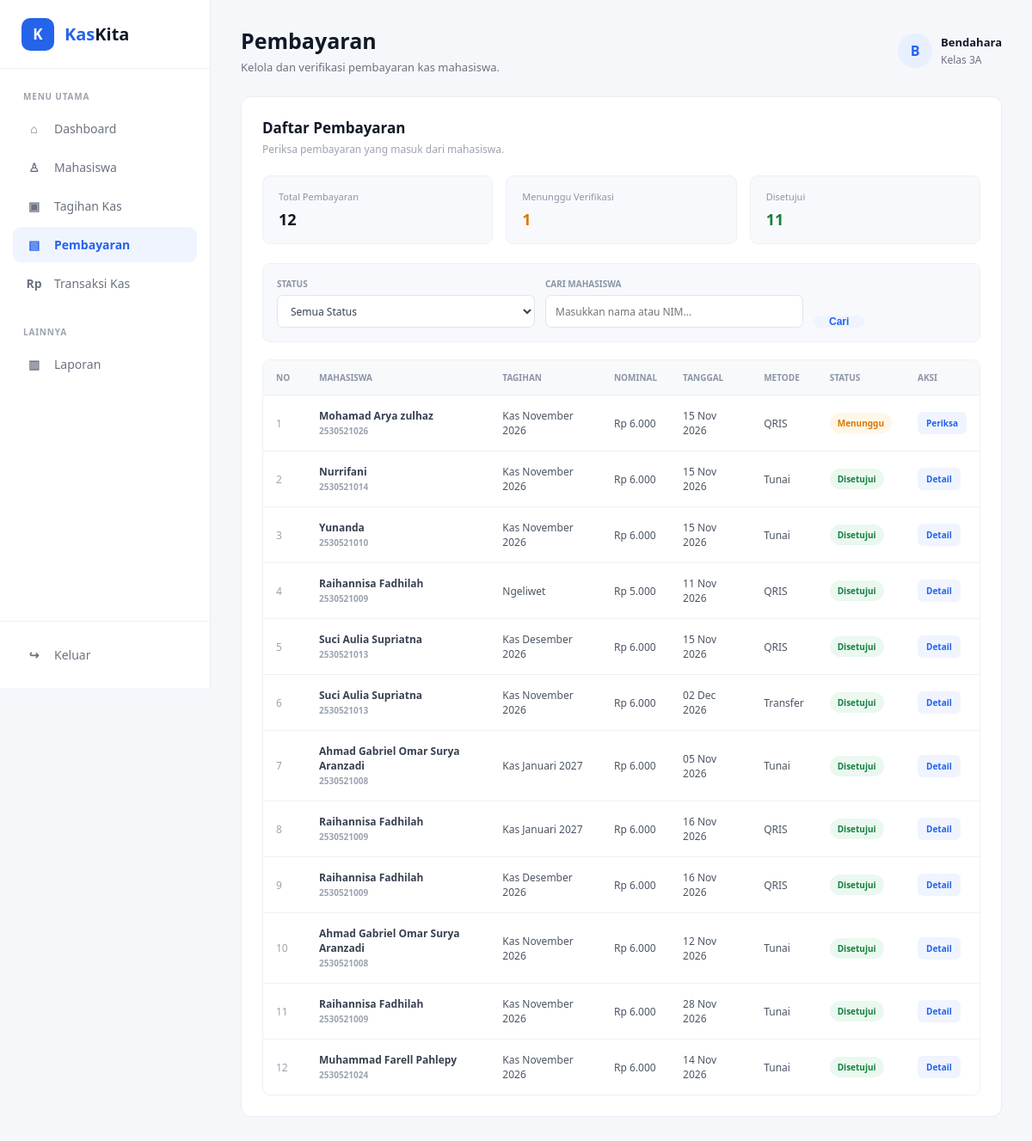
Page /pages/pembayaran.php (signed in) on the committed database.
### tables this page shows
CREATE TABLE `pembayaran` (
  `id_pembayaran` int NOT NULL,
  `id_tagihan_mahasiswa` int NOT NULL,
  `id_metode` int NOT NULL,
  `nominal_pembayaran` decimal(12,2) NOT NULL,
  `tanggal_pembayaran` date NOT NULL,
  `status_pembayaran` enum('menunggu','disetujui','ditolak') DEFAULT 'menunggu',
  `bukti_pembayaran` varchar(255) DEFAULT NULL,
  `status` enum('menunggu','disetujui','ditolak') DEFAULT 'menunggu'
);

CREATE TABLE `mahasiswa` (
  `id_mahasiswa` int NOT NULL,
  `id_user` int NOT NULL,
  `nim` varchar(20) NOT NULL,
  `nama_mahasiswa` varchar(100) NOT NULL,
  `no_hp` varchar(15) DEFAULT NULL,
  `status` enum('Aktif','Nonaktif') DEFAULT 'Aktif'
);

CREATE TABLE `tagihan_kas` (
  `id_tagihan` int NOT NULL,
  `nama_tagihan` varchar(100) NOT NULL,
  `nominal_tagihan` decimal(12,2) NOT NULL,
  `tanggal_tagihan` date NOT NULL,
  `tanggal_jatuh_tempo` date NOT NULL,
  `status_tagihan` enum('aktif','selesai') DEFAULT 'aktif'
);

CREATE TABLE `metode` (
  `id_metode` int NOT NULL,
  `nama_metode` varchar(50) NOT NULL
);

### pages/pembayaran.php (the view, shortened to what this page needs)
<?php
$db = new Database();
$conn = $db->connect();
$statusFilter = $_GET['status'] ?? '';
$cari = trim($_GET['cari'] ?? '');
$dataPembayaran = [];
$query = "
    SELECT
        p.id_pembayaran,
        p.id_tagihan_mahasiswa,
        p.nominal_pembayaran,
        p.tanggal_pembayaran,
        p.status,
        p.status_pembayaran,
        p.bukti_pembayaran,
        m.nim,
        m.nama_mahasiswa,
        tk.nama_tagihan,
        mt.nama_metode
    FROM pembayaran p
    JOIN tagihan_mahasiswa tm
        ON p.id_tagihan_mahasiswa = tm.id_tagihan_mahasiswa
    JOIN mahasiswa m
        ON tm.id_mahasiswa = m.id_mahasiswa
    JOIN tagihan_kas tk
        ON tm.id_tagihan = tk.id_tagihan
    JOIN metode mt
        ON p.id_metode = mt.id_metode
";
$query .= "
    ORDER BY p.id_pembayaran DESC
";
$stmt = $conn->prepare($query);
$stmt->execute();
$result = $stmt->get_result();
while ($row = $result->fetch_assoc()) {
    $dataPembayaran[] = $row;
}
$totalPembayaran = count($dataPembayaran);
$totalMenunggu = 0;
$totalDisetujui = 0;
$totalDitolak = 0;
foreach ($dataPembayaran as $item) {
    $status = $item['status_pembayaran'];
    if ($status === 'menunggu') {
        $totalMenunggu++;
    } elseif ($status === 'disetujui') {
        $totalDisetujui++;
    } elseif ($status === 'ditolak') {
        $totalDitolak++;
    }
}
function tampilStatus($status)
{
    if ($status === 'disetujui') {
        return '
            <span class="status approved-status">
                Disetujui
            </span>
        ';
    } elseif ($status === 'ditolak') {
        return '
            <span class="status rejected-status">
                Ditolak
            </span>
        ';
    }
    return '
        <span class="status waiting-status">
            Menunggu
        </span>
    ';
}
function tampilAksi($status, $id_pembayaran)
{
    if ($status === 'menunggu') {
        return '
            <a
                href="periksa_pembayaran.php?id_pembayaran='
            . $id_pembayaran .
            '"
                class="btn-edit">
                Periksa
            </a>
        ';
    } elseif ($status === 'disetujui') {
        return '
            <a
                href="periksa_pembayaran.php?id_pembayaran='
            . $id_pembayaran .
            '"
                class="btn-edit">
                Detail
            </a>
        ';
    }
}
?>
<!DOCTYPE html>
<html lang="id">
<head>
    <link rel="stylesheet" href="/kaskita/assets/css/style.css">
</head>
<body>
    <div class="app">
        <aside class="sidebar">
            <div class="brand">
                <div class="brand-icon">
                    K
                </div>
                <div class="brand-name">
                    <span>Kas</span>Kita
                </div>
            </div>
            <div class="menu-section">
                <p class="menu-title">
                    MENU UTAMA
                </p>
                <nav class="menu">
                    <a href="dashboard.php">
                        <span class="menu-icon">
                            ⌂
                        </span>
                        <span>
                            Dashboard
                        </span>
                    </a>
                    <a href="mahasiswa.php">
                        <span class="menu-icon">
                            ♙
                        </span>
                        <span>
                            Mahasiswa
                        </span>
                    </a>
                    <a href="tagihan.php">
                        <span class="menu-icon">
                            ▣
                        </span>
                        <span>
                            Tagihan Kas
                        </span>
                    </a>
                    <a href="pembayaran.php" class="active">
                        <span class="menu-icon">
                            ▤
                        </span>
                        <span>
                            Pembayaran
                        </span>
                    </a>
                    <a href="transaksi.php">
                        <span class="menu-icon">
                            Rp
                        </span>
                        <span>
                            Transaksi Kas
                        </span>
                    </a>
                </nav>
            </div>
            <div class="menu-section">
                <p class="menu-title">
                    LAINNYA
                </p>
                <nav class="menu">
                    <a href="#">
                        <span class="menu-icon">
                            ▥
                        </span>
                        <span>
                            Laporan
                        </span>
                    </a>
                </nav>
            </div>
            <div class="sidebar-bottom">
                <a href="../index.php" class="logout">
                    <span class="menu-icon">
                        ↪
                    </span>
                    <span>
                        Keluar
                    </span>
                </a>
            </div>
        </aside>
        <main class="main-content">
            <header class="topbar">
                <div class="page-title">
                    <h1>
                        Pembayaran
                    </h1>
                    <p>
                        Kelola dan verifikasi pembayaran kas mahasiswa.
                    </p>
                </div>
                <div class="profile">
                    <div class="profile-icon">
                        B
                    </div>
                    <div class="profile-info">
                        <strong>
                            Bendahara
                        </strong>
                        <span>
                            Kelas 3A
                        </span>
                    </div>
                </div>
            </header>
            <section class="content-card">
                <div class="content-header">
                    <div>
                        <h2>
                            Daftar Pembayaran
                        </h2>
                        <p>
                            Periksa pembayaran yang masuk dari mahasiswa.
                        </p>
                    </div>
                </div>
                <div class="mini-summary">
                    <div class="mini-card">
                        <span>
                            Total Pembayaran
                        </span>
                        <strong>
                            <?php echo $totalPembayaran; ?>
                        </strong>
                    </div>
                    <div class="mini-card">
                        <span>
                            Menunggu Verifikasi
                        </span>
                        <strong class="text-warning">
                            <?php echo $totalMenunggu; ?>
                        </strong>
                    </div>
                    <div class="mini-card">
                        <span>
                            Disetujui
                        </span>
                        <strong class="text-success">
                            <?php echo $totalDisetujui; ?>
                        </strong>
                    </div>
                </div>
                <form method="GET" class="filter-area">
                    <div class="filter-item">
                        <label>
                            Status
                        </label>
                        <select name="status">
                            <option value="" <?php echo ($statusFilter === '') ? 'selected' : ''; ?>>
                                Semua Status
                            </option>
                        </select>
                    </div>
                    <div class="filter-item">
                        <label>
                            Cari Mahasiswa
                        </label>
                        <input type="text" name="cari" value="<?php echo htmlspecialchars($cari); ?>"
                            placeholder="Masukkan nama atau NIM...">
                    </div>
                    <button type="submit" class="btn-search">
                        Cari
                    </button>
                </form>
                <div class="table-container">
                    <table>
                        <thead>
                            <tr>
                                <th>
                                    No
                                </th>
                                <th>
                                    Mahasiswa
                                </th>
                                <th>
                                    Tagihan
                                </th>
                                <th>
                                    Nominal
                                </th>
                                <th>
                                    Tanggal
                                </th>
                                <th>
                                    Metode
                                </th>
                                <th>
                                    Status
                                </th>
                                <th>
                                    Aksi
                                </th>
                            </tr>
                        </thead>
                        <tbody>
                            <?php if (count($dataPembayaran) > 0): ?>
                                <?php $no = 1; ?>
                                <?php foreach ($dataPembayaran as $item): ?>
                                    <tr>
                                        <td>
                                            <?php echo $no++; ?>
                                        </td>
                                        <td>
                                            <strong>
                                                <?php
                                                echo htmlspecialchars(
                                                    $item['nama_mahasiswa']
                                                );
                                                ?>
                                            </strong>
                                            <br>
                                            <small>
                                                <?php
                                                echo htmlspecialchars(
                                                    $item['nim']
                                                );
                                                ?>
                                            </small>
                                        </td>
                                        <td>
                                            <?php
                                            echo htmlspecialchars(
                                                $item['nama_tagihan']
                                            );
                                            ?>
                                        </td>
                                        <td>
                                            Rp <?php
                                            echo number_format(
                                                $item['nominal_pembayaran'],
                                                0,
                                                ',',
                                                '.'
                                            );
                                            ?>
                                        </td>
                                        <td>
                                            <?php
                                            echo date(
                                                'd M Y',
                                                strtotime(
                                                    $item['tanggal_pembayaran']
                                                )
                                            );
                                            ?>
                                        </td>
                                        <td>
                                            <?php
                                            echo htmlspecialchars(
                                                $item['nama_metode']
                                            );
                                            ?>
                                        </td>
                                        <td>
                                            <?php
                                            echo tampilStatus(
                                                $item['status_pembayaran']
                                            );
                                            ?>
                                        </td>
                                        <td>
                                            <div class="action-buttons">
                                                <?php
                                                echo tampilAksi(
                                                    $item['status_pembayaran'],
                                                    $item['id_pembayaran']
                                                );
                                                ?>
                                            </div>
                                        </td>
                                    </tr>
                                <?php endforeach; ?>
                            <?php endif; ?>
                        </tbody>
                    </table>
                </div>
            </section>
        </main>
    </div>
</body>
</html>

### rows in the picture
pembayaran: mahasiswa.nama_mahasiswa "Mohamad Arya zulhaz", mahasiswa.nim "2530521026", tagihan_kas.nama_tagihan "Kas November 2026", nominal_pembayaran "6.000", tanggal_pembayaran "15 Nov 2026", id_metode.nama_metode "QRIS"
pembayaran: mahasiswa.nama_mahasiswa "Nurrifani", mahasiswa.nim "2530521014", tagihan_kas.nama_tagihan "Kas November 2026", nominal_pembayaran "6.000", tanggal_pembayaran "15 Nov 2026", id_metode.nama_metode "Tunai", status_pembayaran "Disetujui"
pembayaran: mahasiswa.nama_mahasiswa "Yunanda", mahasiswa.nim "2530521010", tagihan_kas.nama_tagihan "Kas November 2026", nominal_pembayaran "6.000", tanggal_pembayaran "15 Nov 2026", id_metode.nama_metode "Tunai", status_pembayaran "Disetujui"
pembayaran: mahasiswa.nama_mahasiswa "Raihannisa Fadhilah", mahasiswa.nim "2530521009", tagihan_kas.nama_tagihan "Ngeliwet", nominal_pembayaran "5.000", tanggal_pembayaran "11 Nov 2026", id_metode.nama_metode "QRIS", status_pembayaran "Disetujui"
pembayaran: mahasiswa.nama_mahasiswa "Suci Aulia Supriatna", mahasiswa.nim "2530521013", tagihan_kas.nama_tagihan "Kas Desember 2026", nominal_pembayaran "6.000", tanggal_pembayaran "15 Nov 2026", id_metode.nama_metode "QRIS", status_pembayaran "Disetujui"
pembayaran: mahasiswa.nama_mahasiswa "Suci Aulia Supriatna", mahasiswa.nim "2530521013", tagihan_kas.nama_tagihan "Kas November 2026", nominal_pembayaran "6.000", tanggal_pembayaran "02 Dec 2026", id_metode.nama_metode "Transfer", status_pembayaran "Disetujui"
pembayaran: mahasiswa.nama_mahasiswa "Ahmad Gabriel Omar Surya Aranzadi", mahasiswa.nim "2530521008", tagihan_kas.nama_tagihan "Kas Januari 2027", nominal_pembayaran "6.000", tanggal_pembayaran "05 Nov 2026", id_metode.nama_metode "Tunai", status_pembayaran "Disetujui"
pembayaran: mahasiswa.nama_mahasiswa "Raihannisa Fadhilah", mahasiswa.nim "2530521009", tagihan_kas.nama_tagihan "Kas Januari 2027", nominal_pembayaran "6.000", tanggal_pembayaran "16 Nov 2026", id_metode.nama_metode "QRIS", status_pembayaran "Disetujui"
pembayaran: mahasiswa.nama_mahasiswa "Raihannisa Fadhilah", mahasiswa.nim "2530521009", tagihan_kas.nama_tagihan "Kas Desember 2026", nominal_pembayaran "6.000", tanggal_pembayaran "16 Nov 2026", id_metode.nama_metode "QRIS", status_pembayaran "Disetujui"
pembayaran: mahasiswa.nama_mahasiswa "Ahmad Gabriel Omar Surya Aranzadi", mahasiswa.nim "2530521008", tagihan_kas.nama_tagihan "Kas November 2026", nominal_pembayaran "6.000", tanggal_pembayaran "12 Nov 2026", id_metode.nama_metode "Tunai", status_pembayaran "Disetujui"
pembayaran: mahasiswa.nama_mahasiswa "Raihannisa Fadhilah", mahasiswa.nim "2530521009", tagihan_kas.nama_tagihan "Kas November 2026", nominal_pembayaran "6.000", tanggal_pembayaran "28 Nov 2026", id_metode.nama_metode "Tunai", status_pembayaran "Disetujui"
pembayaran: mahasiswa.nama_mahasiswa "Muhammad Farell Pahlepy", mahasiswa.nim "2530521024", tagihan_kas.nama_tagihan "Kas November 2026", nominal_pembayaran "6.000", tanggal_pembayaran "14 Nov 2026", id_metode.nama_metode "Tunai", status_pembayaran "Disetujui"

### other values in the picture
$totalPembayaran "12"
$totalMenunggu "1"
$totalDisetujui "11"
